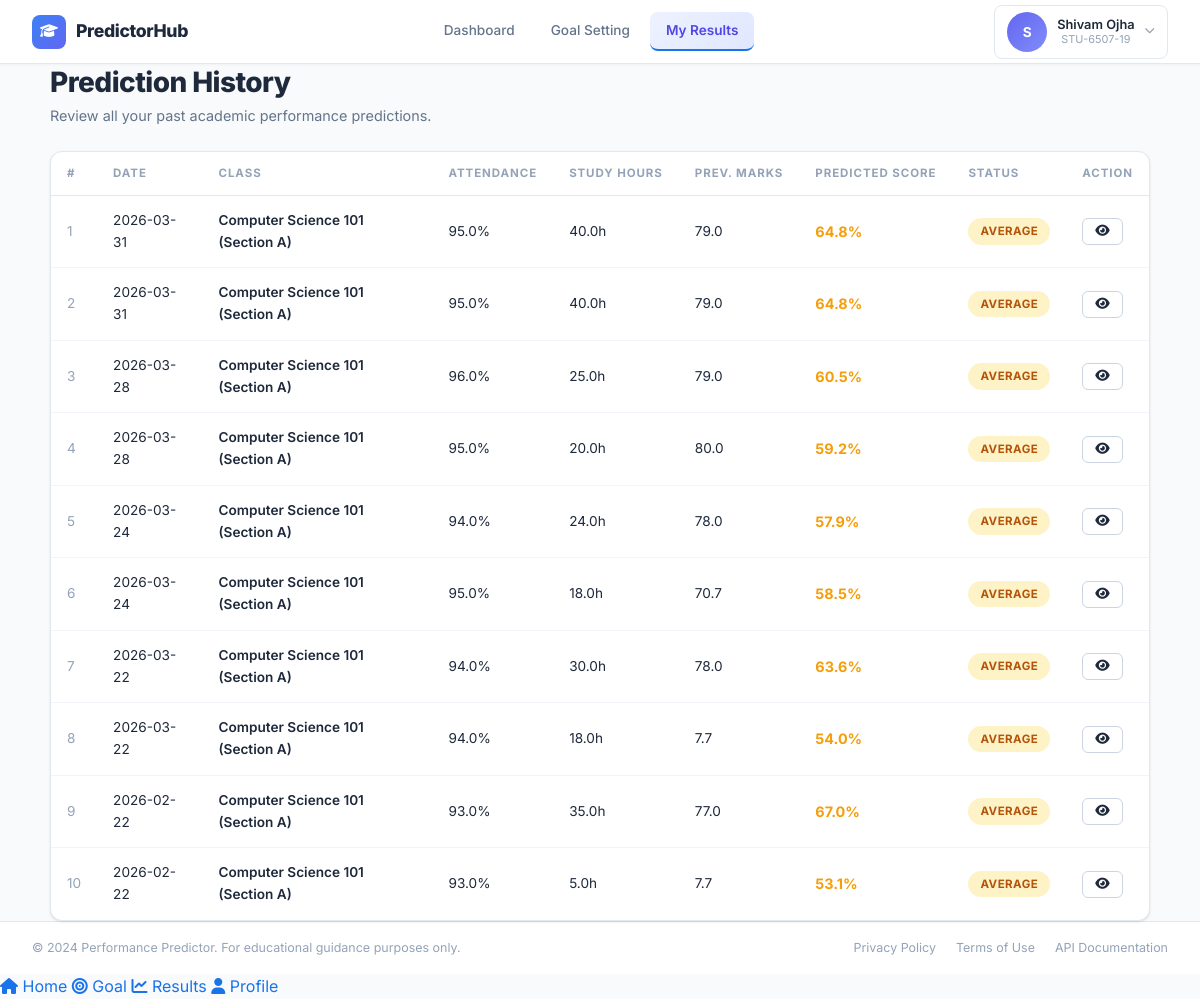
Screenshot of /student/history (signed in) with the database file from the repository.
### models/entities.py (models this page shows)
class Prediction(db.Model):
    __tablename__ = "predictions"
    id = db.Column(db.Integer, primary_key=True)
    user_id = db.Column(db.Integer, db.ForeignKey("users.id"), nullable=False, index=True)
    attendance = db.Column(db.Float, nullable=False)
    study_hours = db.Column(db.Float, nullable=False)
    previous_marks = db.Column(db.Float, nullable=False)
    assignments = db.Column(db.Float, nullable=False, default=0)
    internal_marks = db.Column(db.Float, nullable=False, default=0)
    class_name = db.Column(db.Text, nullable=False, index=True)
    section = db.Column(db.Text, default="A")
    predicted_score = db.Column(db.Float, nullable=False, index=True)
    performance_label = db.Column(db.Text, nullable=False, index=True)
    created_at = db.Column(db.DateTime, server_default=db.func.current_timestamp(), index=True)
    gender = db.Column(db.Text, nullable=True)
    extracurricular = db.Column(db.Text, nullable=True)
    internet_access = db.Column(db.Text, nullable=True)
    parental_education = db.Column(db.Text, nullable=True)
    user = db.relationship("User", back_populates="predictions")

### routes/student.py (the view)
@student_bp.route("/student/history")
@login_required
def student_history():
    predictions = (
        Prediction.query.filter_by(user_id=session["user_id"])
        .order_by(Prediction.created_at.desc(), Prediction.id.desc())
        .all()
    )
    return render_template("student/history.html", predictions=predictions)

### templates/student/history.html (shortened to what this page needs)
{% extends "base.html" %}
{% block content %}
<div class="history-page">
    <div class="page-header">
        <h1 class="page-title">Prediction History</h1>
        <p class="page-subtitle">Review all your past academic performance predictions.</p>
    </div>
    {% if predictions %}
    <div class="card">
        <div class="table-responsive">
            <table class="data-table">
                <thead>
                    <tr>
                        <th>#</th>
                        <th>Date</th>
                        <th>Class</th>
                        <th>Attendance</th>
                        <th>Study Hours</th>
                        <th>Prev. Marks</th>
                        <th>Predicted Score</th>
                        <th>Status</th>
                        <th>Action</th>
                    </tr>
                </thead>
                <tbody>
                    {% for pred in predictions %}
                    <tr>
                        <td class="text-muted">{{ loop.index }}</td>
                        <td>{{ pred.created_at.strftime('%Y-%m-%d') if pred.created_at else 'N/A' }}</td>
                        <td><span class="text-bold">{{ pred.class_name }} (Section {{ pred.section }})</span></td>
                        <td>{{ pred.attendance|round(1) }}%</td>
                        <td>{{ pred.study_hours|round(1) }}h</td>
                        <td>{{ pred.previous_marks|round(1) }}</td>
                        <td>
                            <span class="score-highlight score-{{ pred.performance_label|lower }}">
                                {{ pred.predicted_score }}%
                            </span>
                        </td>
                        <td>
                            <span class="badge badge-{{ 'success' if pred.performance_label == 'Good' else ('warning' if pred.performance_label == 'Average' else 'danger') }}">
                                {{ pred.performance_label }}
                            </span>
                        </td>
                        <td>
                            <a href="{{ url_for('student.student_result', pred_id=pred.id) }}" class="btn btn-sm btn-outline" title="View Details">
                                <i class="fas fa-eye"></i>
                            </a>
                        </td>
                    </tr>
                    {% endfor %}
                </tbody>
            </table>
        </div>
    </div>
    {% endif %}
</div>
{% endblock %}

### rows the page displays
Prediction: created_at "2026-03-31", class_name "Computer Science 101", section "A", attendance "95.0", study_hours "40.0", previous_marks "79.0", predicted_score "64.8", performance_label "AVERAGE"
Prediction: created_at "2026-03-31", class_name "Computer Science 101", section "A", attendance "95.0", study_hours "40.0", previous_marks "79.0", predicted_score "64.8", performance_label "AVERAGE"
Prediction: created_at "2026-03-28", class_name "Computer Science 101", section "A", attendance "96.0", study_hours "25.0", previous_marks "79.0", predicted_score "60.5", performance_label "AVERAGE"
Prediction: created_at "2026-03-28", class_name "Computer Science 101", section "A", attendance "95.0", study_hours "20.0", previous_marks "80.0", predicted_score "59.2", performance_label "AVERAGE"
Prediction: created_at "2026-03-24", class_name "Computer Science 101", section "A", attendance "94.0", study_hours "24.0", previous_marks "78.0", predicted_score "57.9", performance_label "AVERAGE"
Prediction: created_at "2026-03-24", class_name "Computer Science 101", section "A", attendance "95.0", study_hours "18.0", previous_marks "70.7", predicted_score "58.5", performance_label "AVERAGE"
Prediction: created_at "2026-03-22", class_name "Computer Science 101", section "A", attendance "94.0", study_hours "30.0", previous_marks "78.0", predicted_score "63.6", performance_label "AVERAGE"
Prediction: created_at "2026-03-22", class_name "Computer Science 101", section "A", attendance "94.0", study_hours "18.0", previous_marks "7.7", predicted_score "54.0", performance_label "AVERAGE"
Prediction: created_at "2026-02-22", class_name "Computer Science 101", section "A", attendance "93.0", study_hours "35.0", previous_marks "77.0", predicted_score "67.0", performance_label "AVERAGE"
Prediction: created_at "2026-02-22", class_name "Computer Science 101", section "A", attendance "93.0", study_hours "5.0", previous_marks "7.7", predicted_score "53.1", performance_label "AVERAGE"

### other values shown
{{ session.get('user_name', 'S')[0] }} "S"
{{ session.get('user_name', 'Student') }} "Shivam Ojha"
{{ session.get('student_id', '') }} "STU-6507-19"
